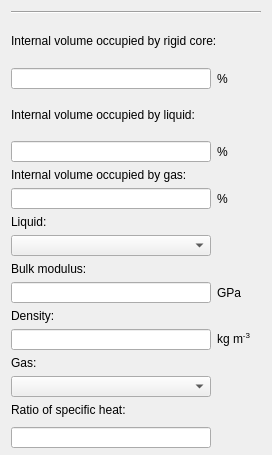
           <widget class="QFrame" name="contentframe">
            <property name="minimumSize">
             <size>
              <width>0</width>
              <height>0</height>
             </size>
            </property>
            <property name="maximumSize">
             <size>
              <width>16777214</width>
              <height>0</height>
             </size>
            </property>
            <property name="frameShape">
             <enum>QFrame::Box</enum>
            </property>
            <property name="frameShadow">
             <enum>QFrame::Plain</enum>
            </property>
            <property name="lineWidth">
             <number>0</number>
            </property>
            <layout class="QGridLayout" name="gridLayout_6">
             <item row="13" column="0">
              <layout class="QHBoxLayout" name="horizontalLayout_10">
               <property name="spacing">
                <number>6</number>
               </property>
               <property name="topMargin">
                <number>0</number>
               </property>
               <item>
                <widget class="QLineEdit" name="liquiddensity">
                 <property name="minimumSize">
                  <size>
                   <width>200</width>
                   <height>21</height>
                  </size>
                 </property>
                 <property name="maximumSize">
                  <size>
                   <width>200</width>
                   <height>21</height>
                  </size>
                 </property>
                </widget>
               </item>
               <item>
                <widget class="QLabel" name="label_32">
                 <property name="text">
                  <string>&lt;html&gt;&lt;head/&gt;&lt;body&gt;&lt;p&gt;kg m&lt;span style=&quot; vertical-align:super;&quot;&gt;-3&lt;/span&gt;&lt;/p&gt;&lt;/body&gt;&lt;/html&gt;</string>
                 </property>
                </widget>
               </item>
              </layout>
             </item>
             <item row="2" column="0">
              <layout class="QHBoxLayout" name="horizontalLayout">
               <property name="spacing">
                <number>6</number>
               </property>
               <property name="topMargin">
                <number>0</number>
               </property>
               <item>
                <widget class="QLineEdit" name="solidfraction">
                 <property name="minimumSize">
                  <size>
                   <width>200</width>
                   <height>21</height>
                  </size>
                 </property>
                 <property name="maximumSize">
                  <size>
                   <width>200</width>
                   <height>21</height>
                  </size>
                 </property>
                </widget>
               </item>
               <item>
                <widget class="QLabel" name="label">
                 <property name="text">
                  <string>%</string>
                 </property>
                </widget>
               </item>
              </layout>
             </item>
             <item row="4" column="0">
              <layout class="QHBoxLayout" name="horizontalLayout_2">
               <property name="topMargin">
                <number>0</number>
               </property>
               <item>
                <widget class="QLineEdit" name="liquidfraction">
                 <property name="minimumSize">
                  <size>
                   <width>200</width>
                   <height>21</height>
                  </size>
                 </property>
                 <property name="maximumSize">
                  <size>
                   <width>200</width>
                   <height>21</height>
                  </size>
                 </property>
                </widget>
               </item>
               <item>
                <widget class="QLabel" name="label_3">
                 <property name="text">
                  <string>%</string>
                 </property>
                </widget>
               </item>
              </layout>
             </item>
             <item row="15" column="0">
              <widget class="QLabel" name="label_30">
               <property name="text">
                <string>Gas:</string>
               </property>
              </widget>
             </item>
             <item row="7" column="0">
              <widget class="QLabel" name="label_23">
               <property name="text">
                <string>Liquid:</string>
               </property>
              </widget>
             </item>
             <item row="8" column="0">
              <widget class="QComboBox" name="liquidname">
               <property name="minimumSize">
                <size>
                 <width>200</width>
                 <height>21</height>
                </size>
               </property>
               <property name="maximumSize">
                <size>
                 <width>200</width>
                 <height>28</height>
                </size>
               </property>
              </widget>
             </item>
             <item row="0" column="0">
              <widget class="Line" name="line_15">
               <property name="orientation">
                <enum>Qt::Horizontal</enum>
               </property>
              </widget>
             </item>
             <item row="19" column="0">
              <spacer name="verticalSpacer_7">
               <property name="orientation">
                <enum>Qt::Vertical</enum>
               </property>
               <property name="sizeHint" stdset="0">
                <size>
                 <width>20</width>
                 <height>40</height>
                </size>
               </property>
              </spacer>
             </item>
             <item row="1" column="0">
              <widget class="QLabel" name="PipeID_13">
               <property name="minimumSize">
                <size>
                 <width>250</width>
                 <height>42</height>
                </size>
               </property>
               <property name="maximumSize">
                <size>
                 <width>250</width>
                 <height>42</height>
                </size>
               </property>
               <property name="text">
                <string>Internal volume occupied by rigid core:</string>
               </property>
               <property name="wordWrap">
                <bool>true</bool>
               </property>
              </widget>
             </item>
             <item row="3" column="0">
              <widget class="QLabel" name="PipeID_14">
               <property name="sizePolicy">
                <sizepolicy hsizetype="Fixed" vsizetype="Fixed">
                 <horstretch>0</horstretch>
                 <verstretch>0</verstretch>
                </sizepolicy>
               </property>
               <property name="minimumSize">
                <size>
                 <width>250</width>
                 <height>40</height>
                </size>
               </property>
               <property name="maximumSize">
                <size>
                 <width>250</width>
                 <height>42</height>
                </size>
               </property>
               <property name="text">
                <string>Internal volume occupied by liquid:</string>
               </property>
               <property name="wordWrap">
                <bool>true</bool>
               </property>
              </widget>
             </item>
             <item row="9" column="0">
              <widget class="QLabel" name="label_28">
               <property name="text">
                <string>Bulk modulus:</string>
               </property>
              </widget>
             </item>
             <item row="6" column="0">
              <layout class="QHBoxLayout" name="horizontalLayout_4">
               <property name="topMargin">
                <number>0</number>
               </property>
               <item>
                <widget class="QLineEdit" name="gasfraction">
                 <property name="minimumSize">
                  <size>
                   <width>200</width>
                   <height>21</height>
                  </size>
                 </property>
                 <property name="maximumSize">
                  <size>
                   <width>200</width>
                   <height>21</height>
                  </size>
                 </property>
                </widget>
               </item>
               <item>
                <widget class="QLabel" name="label_20">
                 <property name="text">
                  <string>%</string>
                 </property>
                </widget>
               </item>
              </layout>
             </item>
             <item row="18" column="0">
              <widget class="QLineEdit" name="gasspecificheat">
               <property name="minimumSize">
                <size>
                 <width>200</width>
                 <height>21</height>
                </size>
               </property>
               <property name="maximumSize">
                <size>
                 <width>200</width>
                 <height>12</height>
                </size>
               </property>
              </widget>
             </item>
             <item row="16" column="0">
              <widget class="QComboBox" name="gasname">
               <property name="minimumSize">
                <size>
                 <width>200</width>
                 <height>21</height>
                </size>
               </property>
               <property name="maximumSize">
                <size>
                 <width>200</width>
                 <height>28</height>
                </size>
               </property>
              </widget>
             </item>
             <item row="12" column="0">
              <widget class="QLabel" name="label_29">
               <property name="text">
                <string>Density:</string>
               </property>
              </widget>
             </item>
             <item row="17" column="0">
              <widget class="QLabel" name="label_31">
               <property name="text">
                <string>Ratio of specific heat:</string>
               </property>
              </widget>
             </item>
             <item row="5" column="0">
              <widget class="QLabel" name="label_19">
               <property name="text">
                <string>Internal volume occupied by gas:</string>
               </property>
              </widget>
             </item>
             <item row="10" column="0">
              <layout class="QHBoxLayout" name="horizontalLayout_12">
               <property name="topMargin">
                <number>0</number>
               </property>
               <item>
                <widget class="QLineEdit" name="liquidbulkmodulus">
                 <property name="minimumSize">
                  <size>
                   <width>200</width>
                   <height>21</height>
                  </size>
                 </property>
                 <property name="maximumSize">
                  <size>
                   <width>200</width>
                   <height>21</height>
                  </size>
                 </property>
                </widget>
               </item>
               <item>
                <widget class="QLabel" name="label_33">
                 <property name="text">
                  <string>GPa</string>
                 </property>
                </widget>
               </item>
              </layout>
             </item>
            </layout>
           </widget>
